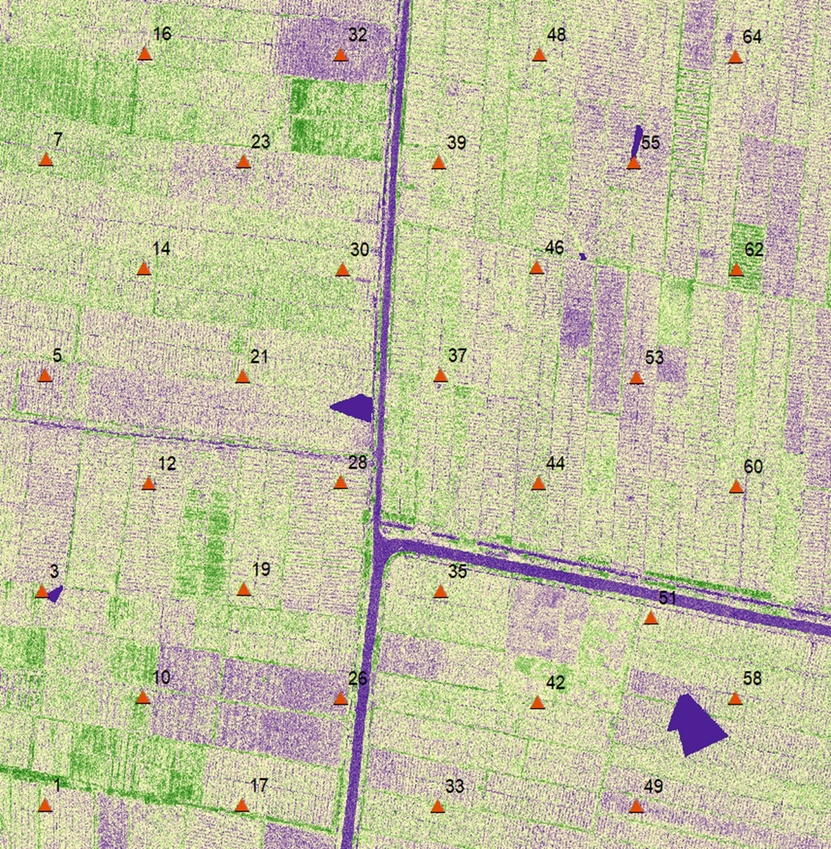
#> input picture data1.jpg, 831 x 849 px, shrunk from 1473 x 1504 before the run
$ python hitungnpk.py
#> lines starting #> are read from the running program, lines starting #| are printed output that depends on the picture; after the words box and inside, x2 and y2 are one past the last pixel; in counts of white or black regions, pixels touching at a corner belong together
import cv2
import numpy as np

# Baca citra
image = cv2.imread('data1.jpg')
#> image is the input picture: shape (849, 831, 3); mean B, G, R 161.5, 195, 195

# Pisahkan komponen RGB
B, G, R = cv2.split(image)
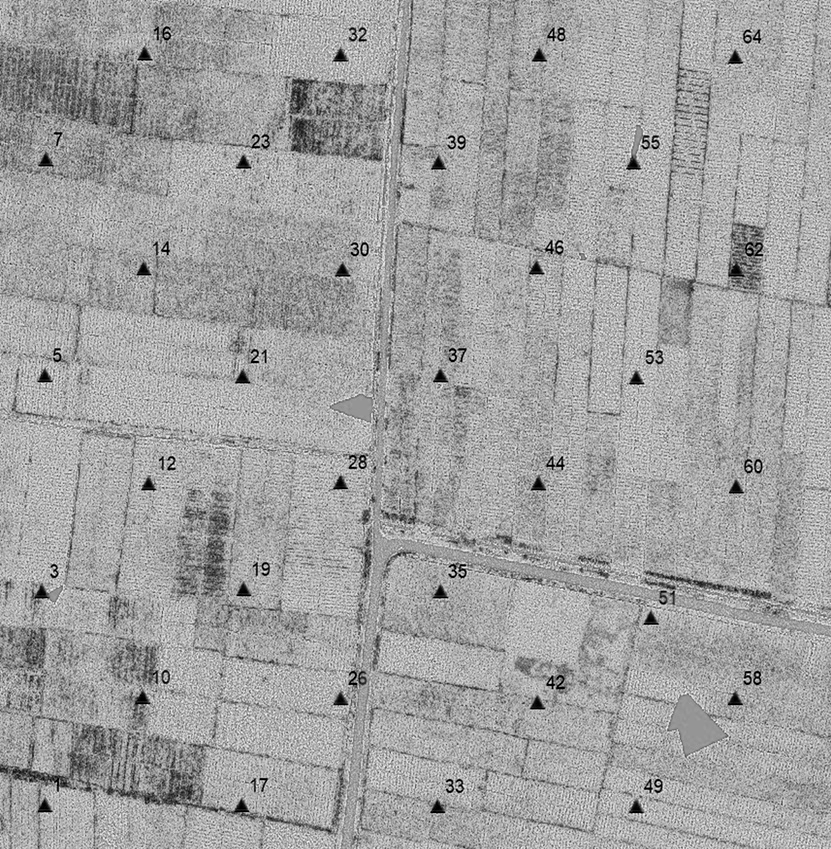
#> B: shape (849, 831); min 0, max 255, mean 161.5
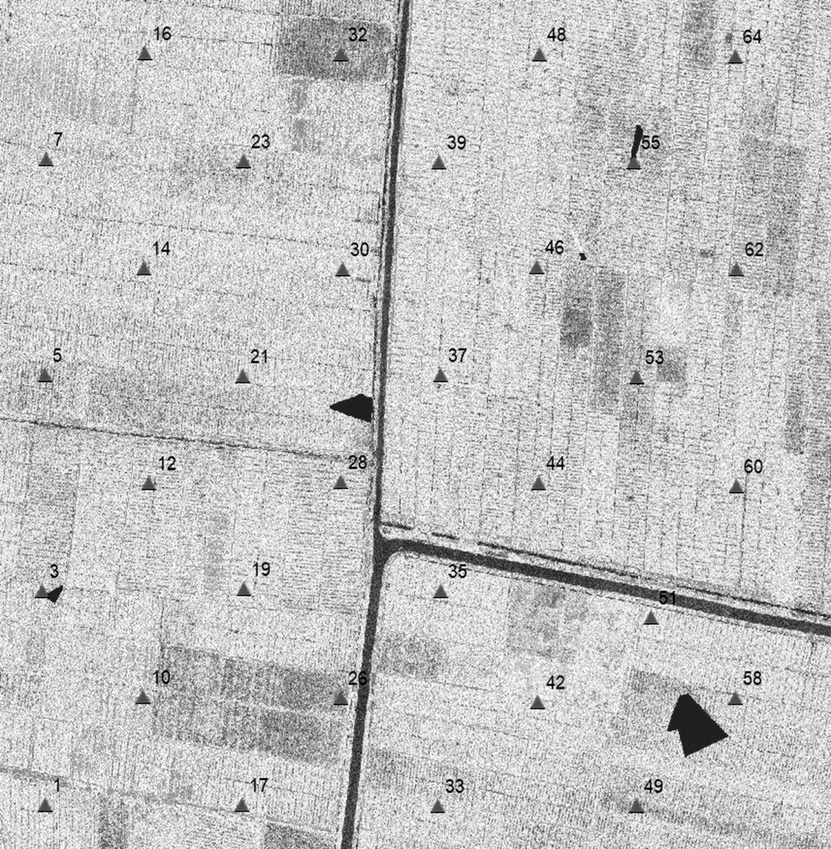
#> G: shape (849, 831); min 0, max 255, mean 195
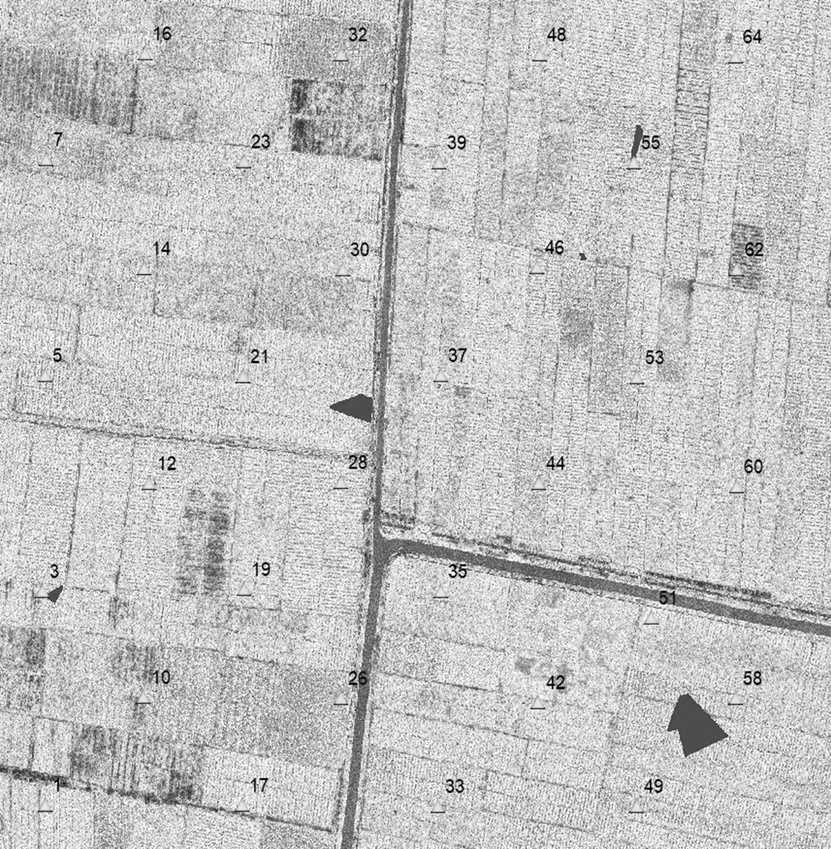
#> R: shape (849, 831); min 0, max 255, mean 195

# Buat masker untuk warna hijau
green_mask = (G > R) & (G > B)
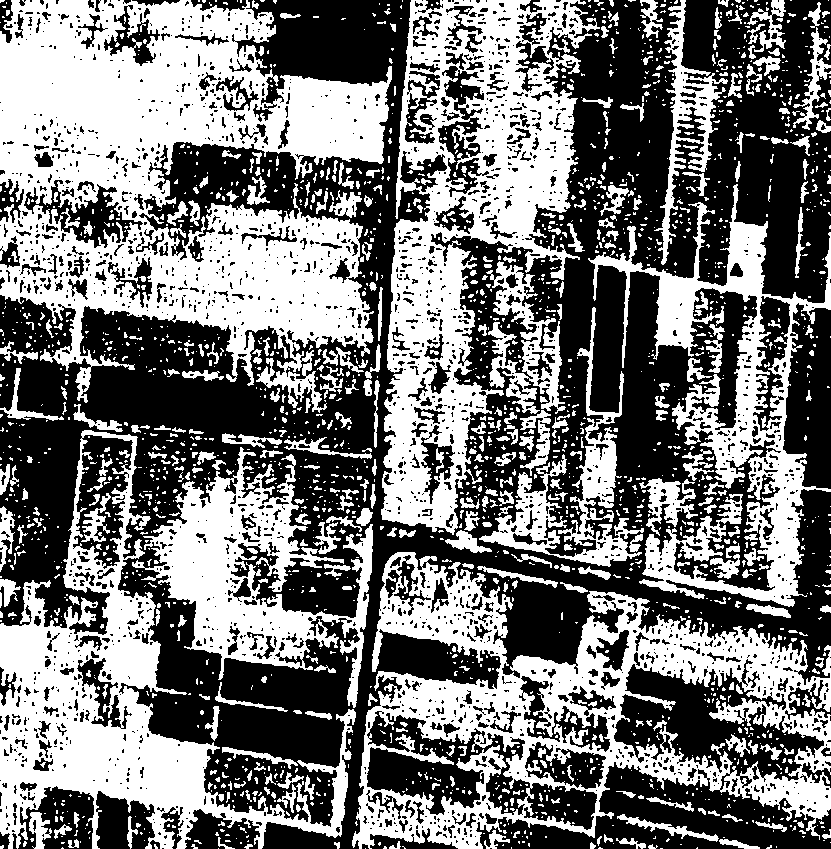
#> green_mask: shape (849, 831) bool; 46.5% white; 2144 white regions (1689 under 20 px), largest, box (x1, y1, x2, y2) and area: (0, 0, 392, 413) 85376, (352, 552, 831, 849) 48638, (381, 0, 600, 535) 46824

print(green_mask)
#> (printed output is left out)
# Terapkan masker ke citra asli
green_only = np.zeros_like(image)
green_only[green_mask] = image[green_mask]
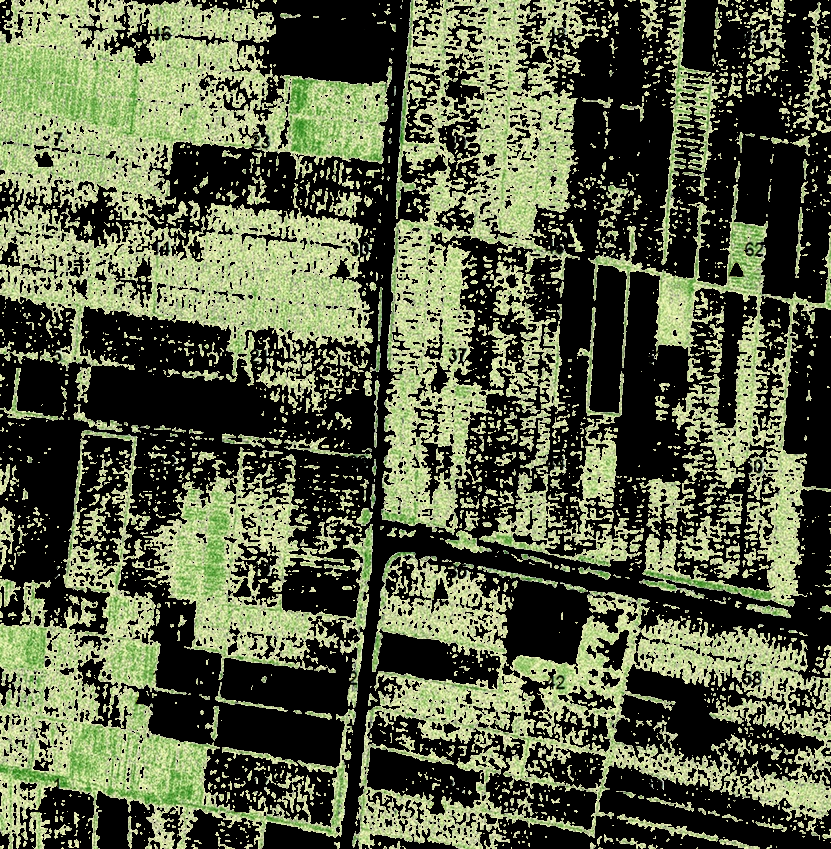
#> green_only: shape (849, 831, 3); mean B, G, R 70, 97, 89.4

cv2.imshow('Green Color', green_only)
cv2.waitKey(0)
cv2.destroyAllWindows()
